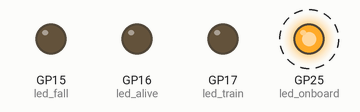
Recording of a program running on a simulated Raspberry Pi Pico running MicroPython. Shown: output pins drawn as LEDs (lit = HIGH). Dashed ring = blinking.

Above: at 0.12 s.
Timing chart, 0 to 3.0 s (numbered marks = the images above):
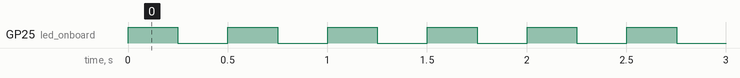

Measured:
- by itself, GP25 (led_onboard): alternates HIGH for 0.25 s and LOW for 0.25 s

The program:

label.py
```python
import machine
import utime
import sys
import struct
import math
import uselect
from sys import stdin, exit


#Set up led
led_fall = machine.Pin(15, machine.Pin.OUT)
led_fall.low()

led_train = machine.Pin(17, machine.Pin.OUT)
led_train.low()

led_alive = machine.Pin(16, machine.Pin.OUT)
led_alive.low()

#Set up button
button = machine.Pin(14, machine.Pin.IN, machine.Pin.PULL_DOWN)

# Setup on board\\\\\\\\\\\\\\\\\\\\\\\\\\
led_onboard = machine.Pin(25, machine.Pin.OUT)


def read_serial_input():
    """
    Buffers serial input.
    Writes it to input_line_this_tick when we have a full line.
    Clears input_line_this_tick otherwise.
    """
    # stdin.read() is blocking which means we hang here if we use it. Instead use select to tell us if there's anything available
    # note: select() is deprecated. Replace with Poll() to follow best practises
    select_result = uselect.select([stdin], [], [], 0)
    input_character = ""
    buffered_input = []
    while select_result[0]:
        # there's no easy micropython way to get all the bytes.
        # instead get the minimum there could be and keep checking with select and a while loop
        input_character = stdin.read(1)
        # add to the buffer
        buffered_input.append(input_character)
        # check if there's any input remaining to buffer
        select_result = uselect.select([stdin], [], [], 0)

    result = ''.join(buffered_input)
    return result

str_detect_fall = "LED_ON"
str_detect_alive = "ALIVE"
str_detect_train = "TRAIN"

while True:


    LED = read_serial_input()
    #print("This is LED" + LED)

    pressed = False

    if (str_detect_fall in LED):
        led_fall.high()

        for i in range(100):

            if (button.value() == 1):
                print("FP")
                pressed = True
                led_fall.low()
                break
            utime.sleep(0.1)


    if (str_detect_alive in LED):
        led_alive.high()


    if (str_detect_train in LED):
         led_train.high()


    #if (pressed == False):
     #   print("TP")

    led_fall.low()
    led_onboard.value(1)

    utime.sleep(0.25)
    led_train.low()
    led_alive.low()
    led_onboard.value(0)
    utime.sleep(0.25)
```
